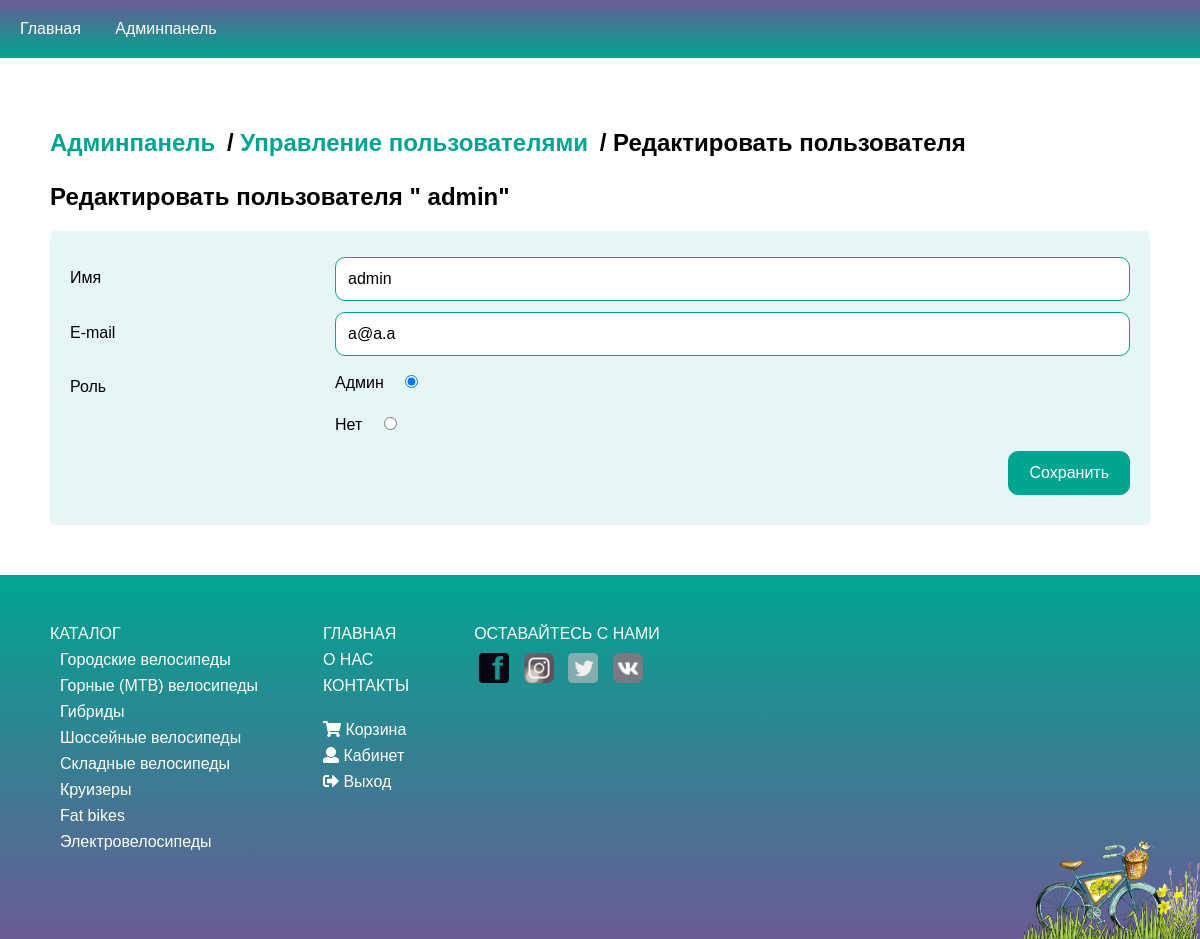
The page /admin/users/update/1 (signed in) on the database its author committed.
### tables this page shows
CREATE TABLE `users` (
  `id_user` int(11) NOT NULL,
  `name` varchar(255) NOT NULL,
  `email` varchar(255) NOT NULL,
  `password` varchar(255) NOT NULL,
  `role` varchar(255) NOT NULL
);

CREATE TABLE `categories` (
  `id_category` int(11) NOT NULL,
  `name` varchar(255) NOT NULL,
  `sort_order` int(11) NOT NULL DEFAULT '0',
  `status` int(11) NOT NULL DEFAULT '1'
);

### backend/controllers/AdminUsersController.php (called while the page is built, shortened)
<?php
class AdminUsersController extends AdminBase {
    public function updateAction($id) {
        $user = User::getUserById($id);
        $data = [
            'user'=>$user
        ];
        $v = new View('admin_users/update.php');
        $v->render($data);
        return true;
    }
}

### core/App.php (called while the page is built, shortened)
<?php
class App {
    private $routes;
    function __construct() {
        $this->routes = include('./config/routes.php');
    }
    private function getURI() {
        if (!empty($_SERVER['REQUEST_URI'])) {
            return trim($_SERVER['REQUEST_URI'], '/');
        }
    }
    public function run() {
        $uri = $this->getURI();
        foreach ($this->routes as $uriPattern => $path) {
            if (preg_match("~$uriPattern~", $uri)) {
                $internalRoute = preg_replace("~$uriPattern~", $path, $uri);
                $segments = explode('/', $internalRoute);
                $controllerName = array_shift($segments) . 'Controller';
                $actionName = array_shift($segments) . 'Action';
                $parameters = $segments;
                $controllerObject = new $controllerName();
                $result = @call_user_func_array(array($controllerObject, $actionName), $parameters);
                if ($result != null) {
                    break;
                }
            }
        }
    }
}

### index.php (called while the page is built, shortened)
<?php
include "./core/Autoloader.php";
$app = new App();
$app->run();

### core/DatabaseHandler.php (called while the page is built, shortened)
<?php
class DatabaseHandler {
    private static $_mHandler;
    private static function GetHandler() {
        if (!isset(self::$_mHandler)) {
            try {
                self::$_mHandler = 	new PDO(PDO_DSN, DB_USERNAME, DB_PASSWORD, array(PDO::ATTR_PERSISTENT));
                self::$_mHandler->setAttribute(PDO::ATTR_ERRMODE, PDO::ERRMODE_EXCEPTION);
            } catch (PDOException $e){
                self::Close();
                trigger_error($e->getMessage(), E_USER_ERROR);
                $app = new App();
                $app->logger->log('db ' . $e->getMessage());
            }
        }
        return self::$_mHandler;
    }
    public static function Execute($sqlQuery, $params = null) {
        try {
            $database_handler = self::GetHandler();
            $statement_handler = $database_handler->prepare($sqlQuery);
            return $statement_handler->execute($params);
        } catch(PDOException $e) {
            self::Close();
            trigger_error($e->getMessage(), E_USER_ERROR);
            $app = new App();
            $app->logger->log('db ' . $e->getMessage());
        }
    }
    public static function GetAll($sqlQuery, $params = null, $fetchStyle = PDO::FETCH_ASSOC) {
        $result = null;
        try {
            $database_handler = self::GetHandler();
            self::Execute("set character_set_results='utf8'");
            $statement_handler = $database_handler->prepare($sqlQuery);
            $statement_handler->execute($params);
            $result = $statement_handler->fetchAll($fetchStyle);
        } catch(PDOException $e) {
            self::Close();
            trigger_error($e->getMessage(), E_USER_ERROR);
            $app = new App();
            $app->logger->log('db ' . $e->getMessage());
        }
        return $result;
    }
    public static function GetRow($sqlQuery, $params = null, $fetchStyle = PDO::FETCH_ASSOC) {
        $result = null;
        try {
            $database_handler = self::GetHandler();
            $statement_handler = $database_handler->prepare($sqlQuery);
            $statement_handler->execute($params);
            $result = $statement_handler->fetch($fetchStyle);
        } catch(PDOException $e) {
            self::Close();
            trigger_error($e->getMessage(), E_USER_ERROR);
            $app = new App();
            $app->logger->log('db ' . $e->getMessage());
        }
        return $result;
    }
}
?>

### backend/models/User.php (called while the page is built, shortened)
<?php
class User {
    public static function isGuest() {
        if (isset($_SESSION['user'])) {
            return false;
        }
        return true;
    }
    public static function getUserById($id) {
        $query = "SELECT * FROM users WHERE id_user = :id";
        $result = DatabaseHandler::GetRow($query, ['id'=>$id]);
        return $result;
    }
}

### core/Autoloader.php (called while the page is built, shortened)
<?php
spl_autoload_register(function ($class_name) {
	$directories = [
        'backend/views/',
        'backend/models/',
        'backend/controllers/',
        'core/',
        ];
});

### backend/models/Category.php (called while the page is built, shortened)
<?php
class Category {
    public static function getCategoriesList() {
        $query = "SELECT id_category, name
                FROM categories
                WHERE status = 1 ORDER BY sort_order, name ASC";
        $categories = DatabaseHandler::GetAll($query);
        return $categories;
    }
}

### assets/tpl/admin_users/update.php (the view)
<?php include './assets/tpl/layouts/header_adm.php'; ?>
<div class="cabinet pb0">
    <h2 id="breadcrumb"><a href="/admin">Админпанель</a> / <a href="/admin/users">Управление пользователями</a> / Редактировать пользователя</h2>
</div>
<div class="admin pad-50 pt0">
    <h2>Редактировать пользователя "
        <?= $user['name']; ?>"</h2>
    <div class="container">
        <form action="#" method="post">
            <div class="row">
                <div class="col-25">
                    <label for="name">Имя</label>
                </div>
                <div class="col-75">
                    <input type="text" name="name" placeholder="" value="<?= $user['name']; ?>" id="name"></div>
            </div>
            <div class="row">
                <div class="col-25">
                    <label for="email">E-mail</label>
                </div>
                <div class="col-75">
                    <input type="email" name="email" placeholder="" value="<?= $user['email']; ?>" id="email" /> </div>
                <div class="row">
                    <div class="col-25">
                        <p>Роль</p>
                    </div>
                    <div class="col-75">
                        <label for="role1">Админ</label>
                        <input type="radio" id="role1" name="role" value="admin" <?=( $user[ 'role']==='admin' )? 'checked': ''; ?>><br />
                        <label for="role2">Нет</label>
                        <input type="radio" id="role2" name="role" value="" <?=( $user[ 'role']!=='admin' )? 'checked': ''; ?>></div>
                </div>
                <div class="row">
                    <input type="submit" name="submit" value="Сохранить">
                </div>
            </div>
        </form>
    </div>
</div>
<?php include './assets/tpl/layouts/footer.php'; ?>

### assets/tpl/layouts/footer.php (shortened to what this page needs)
<footer>
    <div class="mgb30">
        <ul>
            <p class="mgb"><a href="/catalog/">Каталог <i class="fa fa-caret-right"></i></a></p>
            <?php $categories = Category::getCategoriesList();
                        foreach ($categories as $category): ?>
            <li class="mgb">
                <a href="/category/<?= $category['id_category']; ?>">
                    <?= $category['name']; ?>
                </a>
            </li>
            <?php endforeach; ?>
        </ul>
    </div>
    <div class="mgb30">
        <p class="mgb"><a href="/">Главная <i class="fa fa-caret-right"></i></a></p>
        <p class="mgb"><a href="/about/">О нас <i class="fa fa-caret-right"></i></a></p>
        <p class="mgb"><a href="/contacts/">Контакты <i class="fa fa-caret-right"></i></a></p>
        <br class="mgb" />
        <div class="mgb"><a href="/basket/"><i class="fa fa-shopping-cart"></i> Корзина <i class="fa fa-caret-right"></i></a></div>
        <?php if (User::isGuest()): ?>
        <div class="mgb"><a href="/user/login/"><i class="fa fa-sign-in-alt"></i> Вход <i class="fa fa-caret-right"></i></a></div>
        <div class="mgb"><a href="/user/register/"><i class="fa fa-id-card"></i> Регистрация <i class="fa fa-caret-right"></i></a></div>
        <?php else: ?>
        <div class="mgb"><a href="/cabinet/"><i class="fa fa-user"></i> Кабинет <i class="fa fa-caret-right"></i></a><br /></div>
        <div class="mgb"><a href="/user/logout/"><i class="fa fa-sign-out-alt"></i> Выход <i class="fa fa-caret-right"></i></a></div>
        <?php endif; ?>
    </div>
    <div class="social mgb">
        <p>Оставайтесь с нами</p>
        <a href="#facebook"><img src="/assets/img/front-images/facebook-667456_640.png" alt="facebook" /></a>
        <a href="#instagram"><img src="/assets/img/front-images/insta.png" alt="instagram" /></a>
        <a href="#twitter"><img src="/assets/img/front-images/twitter.png" alt="twitter" /></a>
        <a href="#vk"><img src="/assets/img/front-images/vk.png" alt="vk" /></a>
    </div>
    <img src="/assets/img/front-images/vintage-937960_640.png" alt="bikeshop" />
</footer>
</body>
</html>

### assets/css/style.css (style rules this page uses)
header, section, footer, aside, nav, main, article, figure { display: block; }
body { margin: 0; font-family: 'Montserrat', sans-serif; }
footer { font-size: 16px; padding: 50px; background: linear-gradient(to bottom, #00a591 0%, #6b5b95 100%); position: relative; color: white; }
footer .mgb { margin-bottom: 8px; }
footer .mgb30 { margin-bottom: 30px; }
footer a:link, footer a:visited { color: white; text-decoration: none; }
footer > img { position: absolute; right: 0; bottom: 0; height: 100px; }
footer > div:not(last-child) { margin-right: 50px; }
footer ul, footer p { text-transform: uppercase; margin: 0; padding: 0; }
footer li { list-style-type: none; padding-left: 10px; text-transform: none; }
footer > div { margin-top: 30px; margin-bottom: 10px; display: inline-block; margin-top: 0; vertical-align: top; }
.social img { width: 30px; -webkit-filter: grayscale(90%); filter: grayscale(90%); }
.social p { margin-bottom: 10px; }
.social a { padding: 5px; }
.contacts, .login, .register, .cabinet { padding: 50px; }
.contacts h2, .login h2, .register h2, .cabinet h2 { color: #00a591; }
.cabinet a:link, .cabinet a:visited, .login a:link, .login a:visited { width: 250px; height: 30px; line-height: 30px; border: 1px solid #00a591; color: #00a591; display: block; border-radius: 15px; margin-bottom: 5px; text-decoration: none; padding-left: 15px; padding-right: 5px; }
#breadcrumb { color: black; }
.cabinet h2#breadcrumb a:link, .cabinet h2#breadcrumb a:visited { color: #00a591; width: auto; display: inline-block; background-color: transparent; border: none; padding-left: 0; }
input[type=text], input[type=email], input[type=password], input[type=file], select, textarea { width: 100%; padding: 12px; border: 1px solid #00a591; border-radius: 10px; box-sizing: border-box; resize: vertical; font-size: 100%; }
label { padding: 12px 12px 12px 0; display: inline-block; }
input[type=submit] { background-color: #00a591; color: white; padding: 12px 20px; border: 1px solid #00a591; border-radius: 10px; cursor: pointer; float: right; font-size: 100%; }
.container { border-radius: 5px; background-color: rgba(0, 165, 145, 0.1); padding: 20px; }
.col-25 { float: left; width: 25%; margin-top: 6px; }
.col-75 { float: left; width: 75%; margin-top: 6px; }
.row:after { content: ""; display: table; clear: both; margin-bottom: 5px; }
.pad-50 { padding: 50px; }
.pb0 { padding-bottom: 0; }
.pt0 { padding-top: 0; }

### rows shown on the page
users: name "admin", email "a@a.a", role "☑ Админ", role "☐ Нет"
categories: name "Городские велосипеды"
categories: name "Горные (MTB) велосипеды"
categories: name "Гибриды"
categories: name "Шоссейные велосипеды"
categories: name "Складные велосипеды"
categories: name "Круизеры"
categories: name "Fat bikes"
categories: name "Электровелосипеды"
